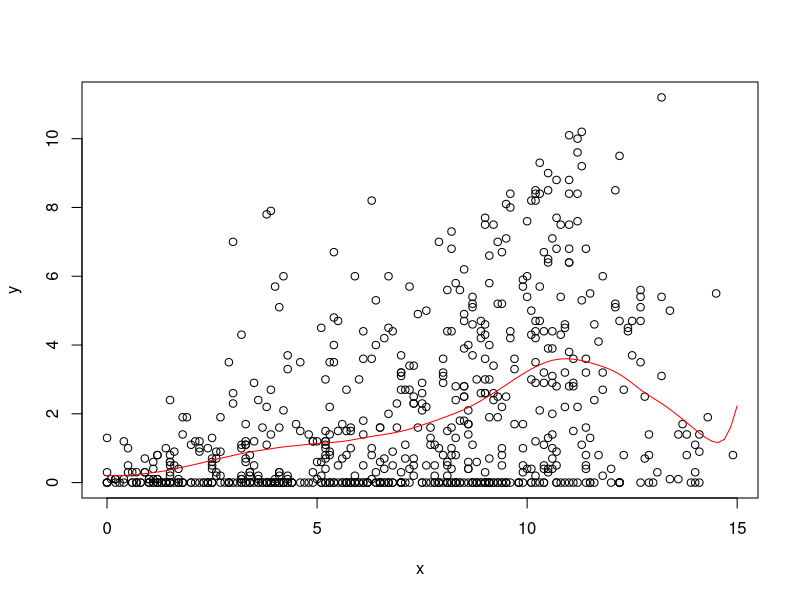
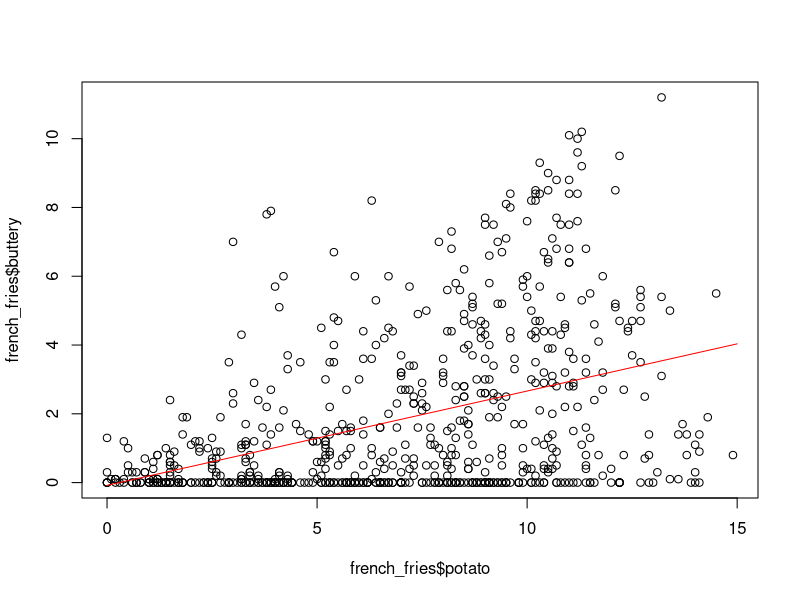
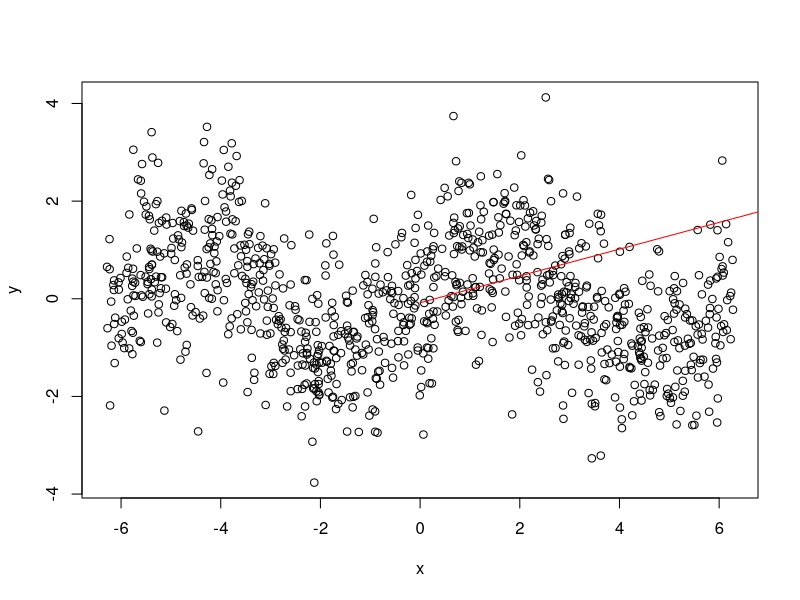

Here is the R script that generated these plots, in order:
# STAT-S 610
# LAB 4
# 2019-10-03
# https://jfukuyama.github.io/teaching/stat610/assignments/lab4.pdf

# --- functions --- #

#' @param x (numeric) vector of same length as y
#' @param y (numeric) vector of same length as y
#' @param z (numeric) vector, can be of a different length
#' @param omega (numeric) must be a scalar
#' @return (numeric) vector of the same length as z

llr = function(x, y, z, omega) {
  fits = sapply(z, compute_f_hat, x, y, omega)
  return(fits)
}

#' @param z (numeric) must be a scalar
#' @param x (numeric) vector of the same length as y
#' @param y (numeric) vector of the same length as x
#' @param omega (numeric) must be a scalar
#' @return (numeric) scalar

compute_f_hat = function(z, x, y, omega) {
  Wz = diag(make_weight_matrix(z, x, omega))
  X = make_predictor_matrix(x)
  n = nrow(X)
  A = t(sapply(1:n, function(i){
    Wz[i]*X[i,]
  }))
  f_hat = c(1,z) %*% solve(t(X)%*% A) %*% t(X) %*% (Wz*y)
  return(f_hat)
}


#' @param z (numeric) must be a scalar
#' @param x (numeric) vector of arbitrary length
#' @param omega (numeric) must be a scalar
#' @return (numeric) a diagonal matrix

make_weight_matrix = function(z, x, omega) {
  r = abs(x - z) / omega  # this is a vector of the same length as x
  w = sapply(r, W)  # this is a vector of the same length as x and r
  Wz = diag(w)  # this is a diagonal matrix with elements from w
  return(Wz)
}

#' @param r (numeric) must be a scalar
#' @return (numeric) scalar
W = function(r) {
  if (abs(r) < 1) {
    return((1 - abs(r) ** 3) ** 3)
  } else {
    return(0)
  }
}

#' @param x (numeric) vector of arbitrary length
#' @return (numeric) matrix with 2 columns and rows equal to length of x
make_predictor_matrix = function(x) {
  n = length(x)
  return(cbind(rep(1, n), x))
}

#Krisy's test for commit#
# --- example 1 --- #

TEST=function(x){
  print("bacon")
}
# get the data
data(french_fries, package = 'reshape2')
french_fries = na.omit(french_fries)

# input data
x = french_fries$potato
y = french_fries$buttery

# space along which to smooth
z = seq(0, 15, length.out = 100)

# run smoothing
fits = llr(z = z, x = x, y = y, omega = 2)

# plot the data and the smoother
plot(x, y)
lines(z, fits, col = 'red')


# --- example 2 --- #

# noisy sine wave
x = runif(1000, -2 * pi, 2 * pi)
y = sin(x) + rnorm(length(x))

# space along which to smooth
z = seq(-2 * pi, 2 * pi, length.out = 100)

# run smoothing
fits = llr(z = z, x = x, y = y, omega = pi / 3)


W = function(r) {
  if (abs(r) < 1) {
    return((1 - abs(r) ** 3) ** 3)
  } else {
    return(0)
  }
}
make_predictor_matrix = function(x){
  ones = rep(1, times = length(x)) 
  return(matrix(c(ones,x), nrow = length(x), ncol = 2, byrow = FALSE))
}

library(reshape2)
data(french_fries)

french_fries = french_fries[complete.cases(french_fries),]
z = seq(0, 15, length.out = 100)
fits = llr(z = z, x = french_fries$potato, y = french_fries$buttery, omega = 200)
plot(french_fries$potato, french_fries$buttery)
lines(z, fits, col = 'red')

# plot the data and the smoother
plot(x, y)
lines(z, fits, col = 'red')
